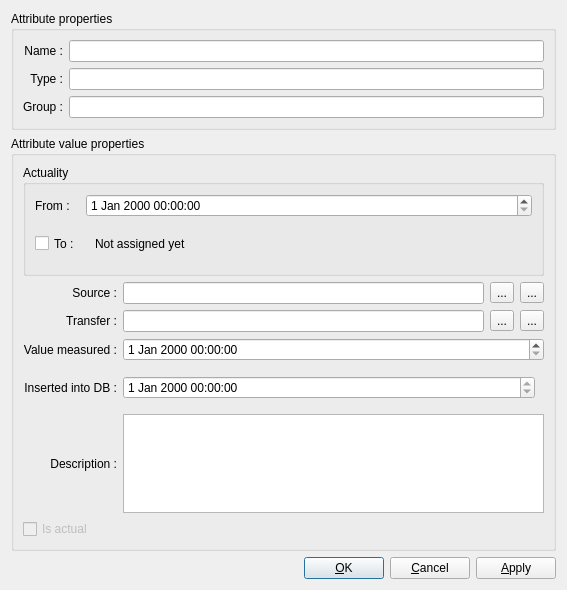
<?xml version="1.0" encoding="UTF-8"?>
<ui version="4.0">
 <class>kksattr_value_props_form</class>
 <widget class="QDialog" name="kksattr_value_props_form">
  <property name="geometry">
   <rect>
    <x>0</x>
    <y>0</y>
    <width>567</width>
    <height>590</height>
   </rect>
  </property>
  <property name="windowTitle">
   <string>Attribute properties</string>
  </property>
  <layout class="QGridLayout" name="gridLayout_5">
   <item row="0" column="0">
    <widget class="QGroupBox" name="gbAttribute">
     <property name="sizePolicy">
      <sizepolicy hsizetype="Preferred" vsizetype="Preferred">
       <horstretch>0</horstretch>
       <verstretch>0</verstretch>
      </sizepolicy>
     </property>
     <property name="title">
      <string>Attribute properties</string>
     </property>
     <layout class="QGridLayout" name="gridLayout">
      <item row="0" column="0">
       <widget class="QLabel" name="lAVName">
        <property name="text">
         <string>Name :</string>
        </property>
        <property name="alignment">
         <set>Qt::AlignRight|Qt::AlignTrailing|Qt::AlignVCenter</set>
        </property>
       </widget>
      </item>
      <item row="0" column="1">
       <widget class="QLineEdit" name="lEName">
        <property name="readOnly">
         <bool>true</bool>
        </property>
       </widget>
      </item>
      <item row="1" column="0">
       <widget class="QLabel" name="lAVType">
        <property name="text">
         <string>Type :</string>
        </property>
        <property name="alignment">
         <set>Qt::AlignRight|Qt::AlignTrailing|Qt::AlignVCenter</set>
        </property>
       </widget>
      </item>
      <item row="1" column="1">
       <widget class="QLineEdit" name="lEType">
        <property name="readOnly">
         <bool>true</bool>
        </property>
       </widget>
      </item>
      <item row="2" column="0">
       <widget class="QLabel" name="lAVGroup">
        <property name="text">
         <string>Group :</string>
        </property>
        <property name="alignment">
         <set>Qt::AlignRight|Qt::AlignTrailing|Qt::AlignVCenter</set>
        </property>
       </widget>
      </item>
      <item row="2" column="1">
       <widget class="QLineEdit" name="lEGroup">
        <property name="readOnly">
         <bool>true</bool>
        </property>
       </widget>
      </item>
     </layout>
    </widget>
   </item>
   <item row="1" column="0">
    <widget class="QGroupBox" name="gbAttrValue">
     <property name="title">
      <string>Attribute value properties</string>
     </property>
     <layout class="QGridLayout" name="gridLayout_6">
      <item row="0" column="0" colspan="2">
       <widget class="QGroupBox" name="gbActuality">
        <property name="sizePolicy">
         <sizepolicy hsizetype="Minimum" vsizetype="Preferred">
          <horstretch>0</horstretch>
          <verstretch>0</verstretch>
         </sizepolicy>
        </property>
        <property name="title">
         <string>Actuality</string>
        </property>
        <property name="alignment">
         <set>Qt::AlignLeading|Qt::AlignLeft|Qt::AlignTop</set>
        </property>
        <property name="flat">
         <bool>false</bool>
        </property>
        <layout class="QGridLayout" name="gridLayout_4">
         <item row="0" column="0">
          <widget class="QLabel" name="lFrom">
           <property name="sizePolicy">
            <sizepolicy hsizetype="Minimum" vsizetype="Preferred">
             <horstretch>0</horstretch>
             <verstretch>0</verstretch>
            </sizepolicy>
           </property>
           <property name="text">
            <string>From :</string>
           </property>
           <property name="alignment">
            <set>Qt::AlignLeading|Qt::AlignLeft|Qt::AlignVCenter</set>
           </property>
          </widget>
         </item>
         <item row="0" column="1">
          <widget class="QDateTimeEdit" name="dTEFrom">
           <property name="sizePolicy">
            <sizepolicy hsizetype="MinimumExpanding" vsizetype="Fixed">
             <horstretch>1</horstretch>
             <verstretch>0</verstretch>
            </sizepolicy>
           </property>
          </widget>
         </item>
         <item row="1" column="0">
          <widget class="QCheckBox" name="chTo">
           <property name="sizePolicy">
            <sizepolicy hsizetype="Minimum" vsizetype="Preferred">
             <horstretch>0</horstretch>
             <verstretch>0</verstretch>
            </sizepolicy>
           </property>
           <property name="layoutDirection">
            <enum>Qt::LeftToRight</enum>
           </property>
           <property name="text">
            <string>To :</string>
           </property>
          </widget>
         </item>
         <item row="1" column="1">
          <widget class="QStackedWidget" name="swDTTo">
           <property name="sizePolicy">
            <sizepolicy hsizetype="Preferred" vsizetype="Fixed">
             <horstretch>0</horstretch>
             <verstretch>0</verstretch>
            </sizepolicy>
           </property>
           <property name="currentIndex">
            <number>1</number>
           </property>
           <widget class="QWidget" name="page_3">
            <layout class="QVBoxLayout" name="verticalLayout_2">
             <property name="leftMargin">
              <number>0</number>
             </property>
             <item>
              <widget class="QDateTimeEdit" name="dTETo">
               <property name="sizePolicy">
                <sizepolicy hsizetype="MinimumExpanding" vsizetype="Fixed">
                 <horstretch>1</horstretch>
                 <verstretch>0</verstretch>
                </sizepolicy>
               </property>
              </widget>
             </item>
            </layout>
           </widget>
           <widget class="QWidget" name="page_4">
            <layout class="QVBoxLayout" name="verticalLayout">
             <item>
              <widget class="QLabel" name="ldteToNotAssigned">
               <property name="text">
                <string>Not assigned yet</string>
               </property>
              </widget>
             </item>
            </layout>
           </widget>
          </widget>
         </item>
        </layout>
       </widget>
      </item>
      <item row="1" column="0">
       <widget class="QLabel" name="lObjSource">
        <property name="text">
         <string>Source :</string>
        </property>
        <property name="alignment">
         <set>Qt::AlignRight|Qt::AlignTrailing|Qt::AlignVCenter</set>
        </property>
       </widget>
      </item>
      <item row="1" column="1">
       <layout class="QHBoxLayout" name="horizontalLayout_2">
        <item>
         <widget class="QLineEdit" name="lESource">
          <property name="readOnly">
           <bool>true</bool>
          </property>
         </widget>
        </item>
        <item>
         <widget class="QToolButton" name="tbSourceView">
          <property name="toolTip">
           <string>View properties...</string>
          </property>
          <property name="text">
           <string>...</string>
          </property>
         </widget>
        </item>
        <item>
         <widget class="QToolButton" name="tbSource">
          <property name="toolTip">
           <string>Set new source...</string>
          </property>
          <property name="text">
           <string>...</string>
          </property>
         </widget>
        </item>
       </layout>
      </item>
      <item row="2" column="0">
       <widget class="QLabel" name="lTransfer">
        <property name="text">
         <string>Transfer :</string>
        </property>
        <property name="alignment">
         <set>Qt::AlignRight|Qt::AlignTrailing|Qt::AlignVCenter</set>
        </property>
       </widget>
      </item>
      <item row="2" column="1">
       <layout class="QHBoxLayout" name="horizontalLayout">
        <item>
         <widget class="QLineEdit" name="lETransfer"/>
        </item>
        <item>
         <widget class="QToolButton" name="tbTransferView">
          <property name="toolTip">
           <string>View properties...</string>
          </property>
          <property name="text">
           <string>...</string>
          </property>
         </widget>
        </item>
        <item>
         <widget class="QToolButton" name="tbTransfer">
          <property name="toolTip">
           <string>Set new transfer...</string>
          </property>
          <property name="text">
           <string>...</string>
          </property>
         </widget>
        </item>
       </layout>
      </item>
      <item row="3" column="0">
       <widget class="QLabel" name="lValueMeas">
        <property name="sizePolicy">
         <sizepolicy hsizetype="Preferred" vsizetype="Preferred">
          <horstretch>0</horstretch>
          <verstretch>0</verstretch>
         </sizepolicy>
        </property>
        <property name="text">
         <string>Value measured :</string>
        </property>
        <property name="alignment">
         <set>Qt::AlignRight|Qt::AlignTrailing|Qt::AlignVCenter</set>
        </property>
       </widget>
      </item>
      <item row="3" column="1">
       <widget class="QDateTimeEdit" name="dTEMeasured"/>
      </item>
      <item row="4" column="0">
       <widget class="QLabel" name="lInsertDb">
        <property name="sizePolicy">
         <sizepolicy hsizetype="Preferred" vsizetype="Preferred">
          <horstretch>0</horstretch>
          <verstretch>0</verstretch>
         </sizepolicy>
        </property>
        <property name="text">
         <string>Inserted into DB :</string>
        </property>
        <property name="alignment">
         <set>Qt::AlignRight|Qt::AlignTrailing|Qt::AlignVCenter</set>
        </property>
       </widget>
      </item>
      <item row="4" column="1">
       <widget class="QStackedWidget" name="swDTInsert">
        <property name="sizePolicy">
         <sizepolicy hsizetype="Preferred" vsizetype="Fixed">
          <horstretch>0</horstretch>
          <verstretch>0</verstretch>
         </sizepolicy>
        </property>
        <property name="currentIndex">
         <number>0</number>
        </property>
        <widget class="QWidget" name="page">
         <layout class="QGridLayout" name="gridLayout_3">
          <property name="leftMargin">
           <number>0</number>
          </property>
          <item row="0" column="0">
           <widget class="QDateTimeEdit" name="dTEInserted">
            <property name="readOnly">
             <bool>true</bool>
            </property>
           </widget>
          </item>
         </layout>
        </widget>
        <widget class="QWidget" name="page_2">
         <layout class="QGridLayout" name="gridLayout_2">
          <item row="0" column="0">
           <widget class="QLabel" name="ldteInsertNotAssigned">
            <property name="text">
             <string>Not assigned yet</string>
            </property>
           </widget>
          </item>
         </layout>
        </widget>
       </widget>
      </item>
      <item row="5" column="0">
       <widget class="QLabel" name="lDescription">
        <property name="text">
         <string>Description :</string>
        </property>
        <property name="alignment">
         <set>Qt::AlignRight|Qt::AlignTrailing|Qt::AlignVCenter</set>
        </property>
       </widget>
      </item>
      <item row="5" column="1">
       <widget class="QTextEdit" name="tEDescription"/>
      </item>
      <item row="6" column="0" colspan="2">
       <widget class="QCheckBox" name="cbActual">
        <property name="enabled">
         <bool>false</bool>
        </property>
        <property name="text">
         <string>Is actual</string>
        </property>
       </widget>
      </item>
     </layout>
    </widget>
   </item>
   <item row="2" column="0">
    <layout class="QHBoxLayout" name="horizontalLayout_8">
     <item>
      <spacer name="buttonsSpacer">
       <property name="orientation">
        <enum>Qt::Horizontal</enum>
       </property>
       <property name="sizeHint" stdset="0">
        <size>
         <width>98</width>
         <height>20</height>
        </size>
       </property>
      </spacer>
     </item>
     <item>
      <widget class="QPushButton" name="pbOk">
       <property name="text">
        <string>&amp;OK</string>
       </property>
      </widget>
     </item>
     <item>
      <widget class="QPushButton" name="pbCancel">
       <property name="text">
        <string>&amp;Cancel</string>
       </property>
      </widget>
     </item>
     <item>
      <widget class="QPushButton" name="pbApply">
       <property name="text">
        <string>&amp;Apply</string>
       </property>
      </widget>
     </item>
    </layout>
   </item>
  </layout>
 </widget>
 <resources/>
 <connections/>
</ui>
